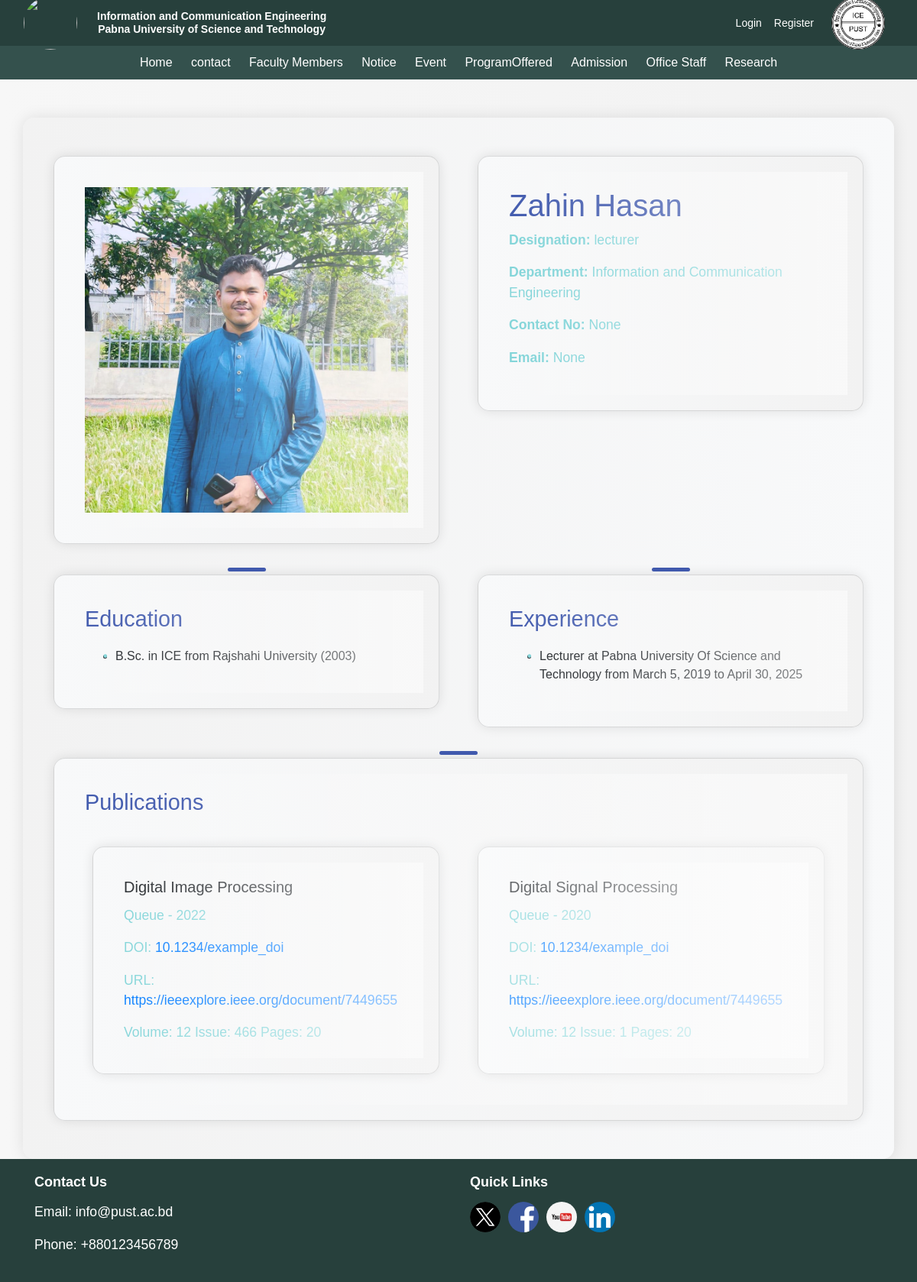
/faculty_member/detail/1/, run on the app's committed database.
### faculty_member/models.py (models this page shows, shortened)
class Teacher(models.Model):
    first_name = models.CharField(max_length=100)
    last_name = models.CharField(max_length=100)
    image = models.ImageField(upload_to='faculty_member/media/uploads/', blank=True, null=True)
    designation = models.CharField(max_length=100)
    department = models.CharField(max_length=100)
    teacher_id = models.AutoField(primary_key=True)
    contact_no = models.CharField(max_length=15, blank=True, null=True)  # Added field
    email = models.EmailField(max_length=254, blank=True, null=True)  # Added field

class Education(models.Model):
    teacher = models.ForeignKey(Teacher, on_delete=models.CASCADE, related_name='educations')
    degree = models.CharField(max_length=200)
    institution = models.CharField(max_length=200)
    year = models.IntegerField()

class Experience(models.Model):
    teacher = models.ForeignKey(Teacher, on_delete=models.CASCADE, related_name='experiences')
    position = models.CharField(max_length=100)
    organization = models.CharField(max_length=200)
    start_date = models.DateField()
    end_date = models.DateField(blank=True, null=True)

class Publication(models.Model):
    teacher = models.ForeignKey(Teacher, on_delete=models.CASCADE, related_name='publications')
    title = models.CharField(max_length=500)
    journal = models.CharField(max_length=200)
    volume = models.CharField(max_length=50, blank=True, null=True)
    issue = models.CharField(max_length=50, blank=True, null=True)
    pages = models.CharField(max_length=50, blank=True, null=True)
    year = models.IntegerField()
    doi = models.CharField(max_length=100, blank=True, null=True)
    url = models.URLField(blank=True, null=True)
    publication_type = models.CharField(max_length=50, choices=[('Journal', 'Journal'), ('Conference', 'Conference'), ('Book', 'Book')], default='Journal')

### faculty_member/views.py (the view)
# urls.py: path('detail/<int:teacher_id>/', views.teacherdetails, name="teacherdetails"),
def teacherdetails(request, teacher_id):
    teacher = get_object_or_404(Teacher, pk=teacher_id)
    educations = Education.objects.filter(teacher=teacher)
    experiences = Experience.objects.filter(teacher=teacher)
    publications = Publication.objects.filter(teacher=teacher)
    return render(request, 'details.html', {'teacher': teacher, 'educations': educations, 'experiences': experiences, 'publications': publications})

### faculty_member/templates/details.html (shortened to what this page needs)
{% extends 'base.html' %}
{% load static %}
{% block content %}
<!DOCTYPE html>
<head>
    <link href="https://maxcdn.bootstrapcdn.com/bootstrap/4.5.2/css/bootstrap.min.css" rel="stylesheet">
</head>
<body>
    <div class="container teacher-details-container">
        <div class="row">
            <div class="col-md-6">
                <div class="card">
                    <div class="card-body">
                        {% if teacher.image %}
                            <img src="{{ teacher.image.url }}" alt="{{ teacher.first_name }}" class="img-fluid profile-image">
                        {% else %}
                            <img src="{% static 'placeholder.png' %}" alt="{{ teacher.first_name }}" class="img-fluid profile-image">
                        {% endif %}
                    </div>
                </div>
            </div>
            <div class="col-md-6">
                <div class="card">
                    <div class="card-body profile-info">
                        <h1>{{ teacher.first_name }} {{ teacher.last_name }}</h1>
                        <p><strong>Designation:</strong> {{ teacher.designation }}</p>
                        <p><strong>Department:</strong> {{ teacher.department }}</p>
                        <p><strong>Contact No:</strong> {{ teacher.contact_no }}</p>
                        <p><strong>Email:</strong> {{ teacher.email }}</p>
                    </div>
                </div>
            </div>
        </div>
        <div class="row">
            <div class="col-md-6">
                <div class="card section">
                    <div class="card-body education-card">
                        <h2>Education</h2>
                        <ul>
                            {% for education in educations %}
                                <li>{{ education.degree }} from {{ education.institution }} ({{ education.year }})</li>
                            {% endfor %}
                        </ul>
                    </div>
                </div>
            </div>
            <div class="col-md-6">
                <div class="card section">
                    <div class="card-body experience-card">
                        <h2>Experience</h2>
                        <ul>
                            {% for experience in experiences %}
                                <li>{{ experience.position }} at {{ experience.organization }} from {{ experience.start_date }} to {% if experience.end_date %}{{ experience.end_date }}{% else %}Present{% endif %}</li>
                            {% endfor %}
                        </ul>
                    </div>
                </div>
            </div>
        </div>
        <div class="row">
            <div class="col-md-12">
                <div class="card section">
                    <div class="card-body">
                        <h2>Publications</h2>
                        <div class="row">
                            {% for publication in publications %}
                                <div class="col-md-6">
                                    <div class="card">
                                        <div class="card-body">
                                            <h5 class="card-title">{{ publication.title }}</h5>
                                            <p class="card-text">{{ publication.journal }} - {{ publication.year }}</p>
                                            {% if publication.doi %}
                                                <p class="card-text">DOI: <a href="https://doi.org/{{ publication.doi }}" target="_blank">{{ publication.doi }}</a></p>
                                            {% endif %}
                                            {% if publication.url %}
                                                <p class="card-text">URL: <a href="{{ publication.url }}" target="_blank">{{ publication.url }}</a></p>
                                            {% endif %}
                                            <p class="card-text">Volume: {{ publication.volume }} Issue: {{ publication.issue }} Pages: {{ publication.pages }}</p>
                                        </div>
                                    </div>
                                </div>
                            {% endfor %}
                        </div>
                    </div>
                </div>
            </div>
        </div>
    </div>
</body>
{% endblock %}

### templates/base.html (style rules this page uses)
body { margin: 0; padding: 0; font-family: Arial, sans-serif; }

### faculty_member/templates/details.html (style rules this page uses)
body { margin: 0; padding: 0; font-family: Arial, sans-serif; background: #f7f7f7; background: -webkit-linear-gradient(to right, #f7f7f7, #f2f2f2); background: linear-gradient(to right, #f7f7f7, #f2f2f2); }
.teacher-details-container { background: #f2f2f2; background: -webkit-linear-gradient(to right, #f2f2f2, #f8f9fa); background: linear-gradient(to right, #f2f2f2, #f8f9fa); border-radius: 15px; box-shadow: 0 0 20px rgba(0, 0, 0, 0.1); padding: 30px; margin-top: 50px; }
.card { background: #f8f9fa; background: -webkit-linear-gradient(to right, #f8f9fa, #f2f2f2); background: linear-gradient(to right, #f8f9fa, #f2f2f2); border-radius: 15px; box-shadow: 0 0 15px rgba(0, 0, 0, 0.1); padding: 20px; margin: 20px 10px; transition: all 0.3s ease-in-out; }
.card-body { position: relative; }
.card-body::after { content: ''; position: absolute; top: 0; left: 0; width: 100%; height: 100%; background: linear-gradient(to right, rgba(255, 255, 255, 0), rgba(255, 255, 255, 0.5)); pointer-events: none; }
h1 { font-family: 'Arial Black', sans-serif; font-size: 2.5em; color: #4059ad; }
h2 { font-family: 'Arial', sans-serif; font-size: 1.8em; color: #24410a; }
p { font-family: 'Arial', sans-serif; font-size: 1.1em; color: #81d4d8; }
.section::before { content: ''; position: absolute; top: -10px; left: 50%; transform: translateX(-50%); width: 50px; height: 5px; background-color: #4059ad; border-radius: 5px; transition: all 0.3s ease-in-out; }
.section h2 { border-bottom: none; padding-bottom: 5px; margin-bottom: 15px; color: #4059ad; transition: all 0.3s ease-in-out; }
.section ul li:before { content: '\2022'; color: #81d4d8; font-weight: bold; display: inline-block; width: 1em; margin-left: -1em; transition: all 0.3s ease-in-out; }
body { transition: background-color 0.5s ease-in-out; }

### data on the page
Teacher: image (picture), first_name "Zahin", last_name "Hasan", designation "lecturer", department "Information and Communication Engineering", contact_no "None", email "None"
Education: degree "B.Sc. in ICE", institution "Rajshahi University", year "2003"
Experience: position "Lecturer", organization "Pabna University Of Science and Technology", start_date "March 5, 2019", end_date "April 30, 2025"
Publication: title "Digital Image Processing", journal "Queue", year "2022", doi "10.1234/example_doi", url "https://ieeexplore.ieee.org/document/7449655", volume "12", issue "466", pages "20"
Publication: title "Digital Signal Processing", journal "Queue", year "2020", doi "10.1234/example_doi", url "https://ieeexplore.ieee.org/document/7449655", volume "12", issue "1", pages "20"
